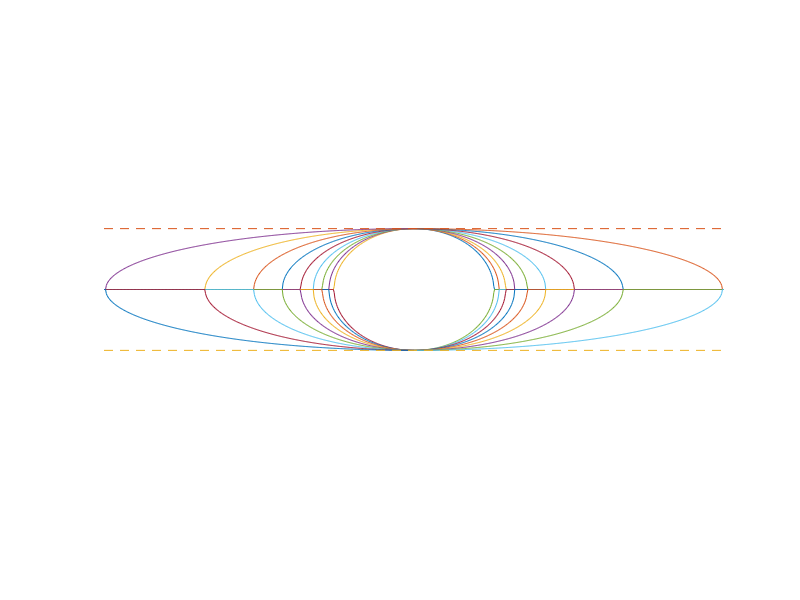

The MATLAB script that drew this image:
%FIG38   Script for plotting Figure 3.8
%        Ellipses tending to fill out an infinite parallel strip

%Kai Borre April 17,1998
%Copyright (c) by Kai Borre
%$Revision: 1.0 $  $Date: 2000/12/16 $

x = 0:.02:8;
G = [];
for u0 = 1.0:-.1:.2
   ell = pi*real(sqrt(1-x.^2/(pi*cosh(u0)/(2*sinh(u0)))^2))/2;
   G = [G ell'];  
end

h = axes('PlotBoxAspectRatio',[ 1 .2 1]);
plot(x,G,-x,G,x,-G,-x,-G, ...
          [-8 8],[pi/2 pi/2],'--',[-8 8],[-pi/2 -pi/2],'--')
axis('off','equal')
print -deps fig38
%%%%%%%%%%%%%%%%% end fig38.m %%%%%%%%%%%%%
